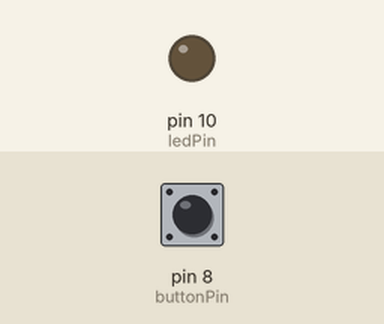
Bench run of a sketch on a simulated Arduino Uno, built with avr-gcc and run on an emulated ATmega328P. On the bench: output pins drawn as LEDs (lit = HIGH). Inputs (shaded band) come from the test bench; at power-on: pin 8 (buttonPin) LOW.

Above: at 1.2 s.
1.3 s: pin 8 (buttonPin) pulled HIGH for 0.15 s
At 1.37 s:
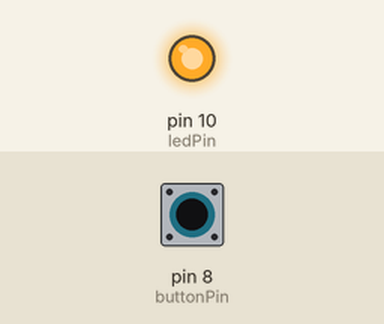
2.9 s: pin 8 (buttonPin) pulled HIGH for 3.2 s
At 7.2 s:
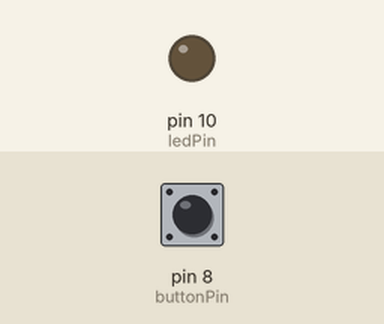
Timing chart, 0 to 8.7 s (numbered marks = the images above; inputs shaded):
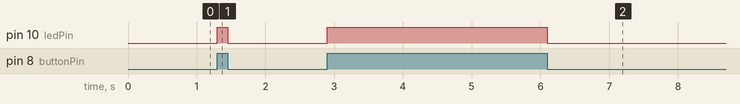

Measured:
- after the input at 1.3 s, pin 10 (ledPin): LOW → HIGH at once, → LOW 0.15 s later
- after the input at 2.9 s, pin 10 (ledPin): LOW → HIGH at once, → LOW 3.2 s later

The sketch:

ButtonPressExample.ino
```cpp
int ledPin = 10;
int buttonPin = 8;


void setup()
{
  pinMode(ledPin, OUTPUT);
  pinMode(buttonPin, INPUT);
}

void loop()
{
  // Detect if the button is pressed
  int buttonPressed = digitalRead(buttonPin);

  // If the button is pressed
  if (buttonPressed == HIGH){
    // light up the LED
    digitalWrite(ledPin, HIGH);
  }
  else { // if the button is not pressed
    // ensure LED is not lit
    digitalWrite(ledPin, LOW);
  }
}
```
